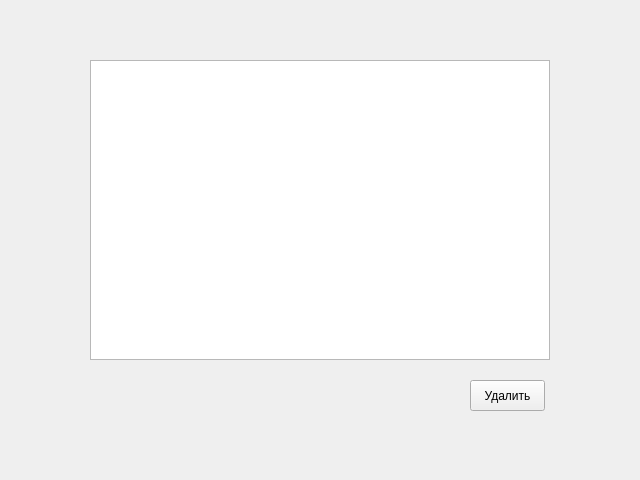
<?xml version="1.0" encoding="UTF-8"?>
<ui version="4.0">
 <class>Form</class>
 <widget class="QWidget" name="Form">
  <property name="geometry">
   <rect>
    <x>0</x>
    <y>0</y>
    <width>640</width>
    <height>480</height>
   </rect>
  </property>
  <property name="windowTitle">
   <string>Form</string>
  </property>
  <widget class="QTableWidget" name="table">
   <property name="geometry">
    <rect>
     <x>90</x>
     <y>60</y>
     <width>460</width>
     <height>300</height>
    </rect>
   </property>
  </widget>
  <widget class="QPushButton" name="delete_button">
   <property name="geometry">
    <rect>
     <x>470</x>
     <y>380</y>
     <width>75</width>
     <height>31</height>
    </rect>
   </property>
   <property name="text">
    <string>Удалить</string>
   </property>
  </widget>
  <widget class="QLabel" name="error">
   <property name="geometry">
    <rect>
     <x>90</x>
     <y>370</y>
     <width>231</width>
     <height>21</height>
    </rect>
   </property>
   <property name="text">
    <string/>
   </property>
  </widget>
 </widget>
 <resources/>
 <connections/>
</ui>
